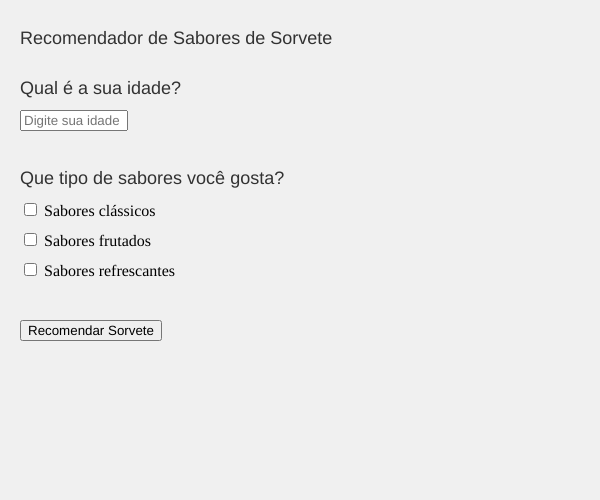
Frame 1 (no input)
Frame 60 (no input): identical to frame 1, image omitted
Frame 120 (the mouse pressed at the canvas centre since frame 60): identical to frame 1, image omitted

The p5.js sketch that drew this single still picture (run headless with seeded random() and noise() and a simulated clock; from frame 60 on, the mouse is pressed at the canvas centre):

// p5.js sketch
// ── sketch.js
let saboresDeSorvete = [
  { nome: "Chocolate", idadeMinima: 0, categorias: ["clássico", "doce"] },
  { nome: "Baunilha", idadeMinima: 0, categorias: ["clássico", "suave"] },
  { nome: "Morango", idadeMinima: 0, categorias: ["frutado", "doce"] },
  { nome: "Menta com Chocolate", idadeMinima: 10, categorias: ["refrescante", "doce"] },
  { nome: "Café", idadeMinima: 12, categorias: ["estimulante"] },
  { nome: "Doce de Leite", idadeMinima: 12, categorias: ["doce", "rico"] }
];

let idadeInput;
let classicoCheckbox, frutadoCheckbox, refrescanteCheckbox;
let recomendarButton;
let saboresRecomendados = [];
let mensagemRecomendacao = "";

function setup() {
  createCanvas(600, 500);
  background(240);
  textSize(18);
  fill(50);
  textAlign(LEFT, TOP);

  text("Recomendador de Sabores de Sorvete", 20, 30);

  // --- Idade ---
  text("Qual é a sua idade?", 20, 80);
  idadeInput = createInput('');
  idadeInput.position(20, 110);
  idadeInput.attribute('placeholder', 'Digite sua idade');
  idadeInput.size(100);

  // --- Preferências ---
  text("Que tipo de sabores você gosta?", 20, 170);

  classicCheckbox = createCheckbox(' Sabores clássicos', false);
  classicCheckbox.position(20, 200);

  frutadoCheckbox = createCheckbox(' Sabores frutados', false);
  frutadoCheckbox.position(20, 230);

  refrescanteCheckbox = createCheckbox(' Sabores refrescantes', false);
  refrescanteCheckbox.position(20, 260);

  // --- Botão de Recomendar ---
  recomendarButton = createButton('Recomendar Sorvete');
  recomendarButton.position(20, 320);
  recomendarButton.mousePressed(gerarRecomendacao);

  // Initial clear display for results
  displayRecommendations();
}

function draw() {
  // draw() is intentionally left empty as we update the display only when the button is pressed.
}

function gerarRecomendacao() {
  background(240); // Clear the canvas for new recommendations
  text("Recomendador de Sabores de Sorvete", 20, 30);
  
  // Re-draw input elements and labels after clearing background
  text("Qual é a sua idade?", 20, 80);
  idadeInput.position(20, 110); // Ensure they stay in place
  text("Que tipo de sabores você gosta?", 20, 170);
  classicCheckbox.position(20, 200);
  frutadoCheckbox.position(20, 230);
  refrescanteCheckbox.position(20, 260);
  recomendarButton.position(20, 320);


  let idadeUsuario = int(idadeInput.value());
  let gostaClassico = classicCheckbox.checked();
  let gostaFrutado = frutadoCheckbox.checked();
  let gostaRefrescante = refrescanteCheckbox.checked();

  saboresRecomendados = []; // Clear previous recommendations

  if (isNaN(idadeUsuario) || idadeUsuario < 0) {
    mensagemRecomendacao = "Por favor, digite uma idade válida.";
    displayRecommendations();
    return;
  }

  for (let sorvete of saboresDeSorvete) {
    if (idadeUsuario >= sorvete.idadeMinima) {
      if (
        (gostaClassico && sorvete.categorias.includes("clássico")) ||
        (gostaFrutado && sorvete.categorias.includes("frutado")) ||
        (gostaRefrescante && sorvete.categorias.includes("refrescante"))
      ) {
        saboresRecomendados.push(sorvete.nome);
      } else if (!gostaClassico && !gostaFrutado && !gostaRefrescante) {
        // If no preferences are selected, include all flavors suitable for age
        saboresRecomendados.push(sorvete.nome);
      }
    }
  }

  // Deduplicate recommendations if a flavor can be added multiple times (e.g., if it has classic and fruity)
  saboresRecomendados = [...new Set(saboresRecomendados)];

  if (saboresRecomendados.length > 0) {
    mensagemRecomendacao = "Sabores de sorvete recomendados para você:";
  } else {
    mensagemRecomendacao = "Desculpe, não encontramos sabores de sorvete que correspondam à sua idade e preferências.";
  }

  displayRecommendations();
}

function displayRecommendations() {
  fill(50);
  let startY = 380; // Starting Y position for the results

  // Display general message
  text(mensagemRecomendacao, 20, startY);

  if (saboresRecomendados.length > 0) {
    // Display individual recommended flavors
    for (let i = 0; i < saboresRecomendados.length; i++) {
      text("- " + saboresRecomendados[i], 40, startY + 30 + i * 25);
    }
  }
}
